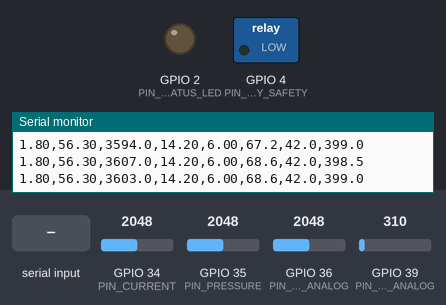
Recording of a sketch running on a simulated ESP32. Shown: switched loads named in the sketch (green lamp = pin HIGH), output pins drawn as LEDs (lit = HIGH), the last lines printed to the serial monitor. Inputs (shaded band) come from the test bench; at power-on: GPIO 34 (PIN_CURRENT) = 2048, GPIO 35 (PIN_PRESSURE) = 2048, GPIO 36 (PIN_VIB_ANALOG) = 2048, GPIO 39 (PIN_TEMP_ANALOG) = 310. Random numbers use the default seed unless the sketch sets one.

Above: at 1.2 s.
1.3 s: "ALARM_TRIP\n" received over Serial
At 2.3 s:
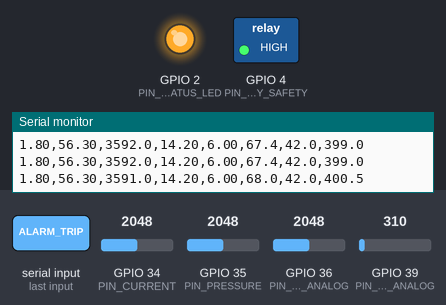
2.8 s: "OK\n" received over Serial
At 3.7 s:
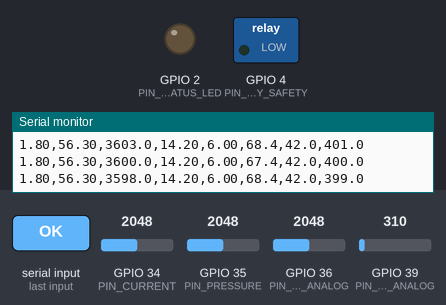
Timing chart, 0 to 5.8 s (numbered marks = the images above; inputs shaded):
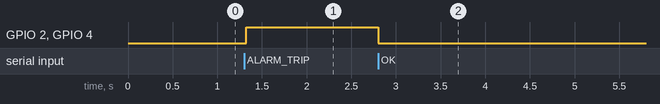

Measured:
- after the input at 1.3 s, GPIO 2 (PIN_STATUS_LED), GPIO 4 (PIN_RELAY_SAFETY): LOW → HIGH at once
- after the input at 2.8 s, GPIO 2 (PIN_STATUS_LED), GPIO 4 (PIN_RELAY_SAFETY): HIGH → LOW at once

The sketch:

esp32_iot_edgeguard.ino
```cpp
/*
 ============================================================================
  EdgeGuard IoT: Real-Time Physical Sensor Node Firmware for ESP32
  Federated Learning Edge Anomaly Detection Architecture
 ============================================================================
  Board: ESP32 Dev Module (NodeMCU-32S, ESP32-WROOM-32)
  Sensors Supported:
    - MPU6050 (I2C): Tri-axis Accelerometer / Vibration
    - DHT22 / DS18B20: Machine Core Temperature & Humidity
    - ACS712 / SCT-013: Spindle Current (Amperes)
    - Pressure Transducer / Potentiometer: Hydraulic Line Pressure (Bar)
    - KY-037 / MAX4466: Acoustic Sound Sensor (dB)
    - Optocoupler / Hall Effect: Spindle RPM Speed
  Actuators:
    - Relay Module (GPIO 4): Physical Machine Safety Interlock
    - Active Buzzer / Warning LED (GPIO 2)

  Modes:
    1. USB Serial Mode (Default, 115200 baud to PC/Raspberry Pi)
    2. Wi-Fi Direct HTTP POST Mode (streams straight to Public Cloud/Localhost)
 ============================================================================
*/

#include <WiFi.h>
#include <HTTPClient.h>
#include <Wire.h>

// ---------------- Wi-Fi Configuration (Optional for Wi-Fi Mode) -------------
const char* WIFI_SSID     = "YOUR_WIFI_SSID";
const char* WIFI_PASSWORD = "YOUR_WIFI_PASSWORD";
// Public HTTPS or Localhost LAN endpoint
const char* INGEST_URL    = "http://192.168.0.105:8080/api/telemetry/ingest";
const bool  ENABLE_WIFI   = false; // Set to true to stream over Wi-Fi directly

// ---------------- Pin Definitions -----------------------------------------
const int PIN_RELAY_SAFETY = 4;   // GPIO 4 -> Relay IN (Active HIGH or LOW)
const int PIN_STATUS_LED   = 2;   // GPIO 2 -> Onboard Blue LED
const int PIN_VIB_ANALOG   = 36;  // ADC1_CH0 -> Piezo / MPU6050 Accel
const int PIN_TEMP_ANALOG  = 39;  // ADC1_CH3 -> LM35 / Temp sensor
const int PIN_CURRENT      = 34;  // ADC1_CH6 -> ACS712 20A Current Sensor
const int PIN_PRESSURE     = 35;  // ADC1_CH7 -> 0-10 Bar Pressure Sensor

// Baseline Operating Parameters (CNC Milling Profile Calibration)
float cal_vib_base      = 1.80;  // m/s² nominal
float cal_temp_base     = 58.0;  // °C nominal
float cal_rpm_base      = 3600;  // RPM nominal
float cal_curr_base     = 14.2;  // Amperes nominal
float cal_pressure_base = 6.0;   // Bar nominal
float cal_acoustic_base = 68.0;  // dB nominal
float cal_humidity_base = 42.0;  // % nominal
float cal_voltage_base  = 400.0; // Volts nominal

void setup() {
  Serial.begin(115200);
  pinMode(PIN_RELAY_SAFETY, OUTPUT);
  pinMode(PIN_STATUS_LED, OUTPUT);
  digitalWrite(PIN_RELAY_SAFETY, LOW); // Relay Disengaged (Machine Operational)
  digitalWrite(PIN_STATUS_LED, LOW);

  Wire.begin();

  if (ENABLE_WIFI) {
    Serial.print("[WiFi] Connecting to: ");
    Serial.println(WIFI_SSID);
    WiFi.begin(WIFI_SSID, WIFI_PASSWORD);
    int attempts = 0;
    while (WiFi.status() != WL_CONNECTED && attempts < 20) {
      delay(500);
      Serial.print(".");
      attempts++;
    }
    if (WiFi.status() == WL_CONNECTED) {
      Serial.println("\n[WiFi] Connected! IP: " + WiFi.localIP().toString());
    } else {
      Serial.println("\n[WiFi] Connection timed out. Falling back to USB Serial mode.");
    }
  }

  Serial.println("[EdgeGuard] Firmware ready. Streaming 8-channel telemetry at 20 Hz.");
}

void loop() {
  // Read analog pins (12-bit ADC: 0 - 4095)
  int raw_vib  = analogRead(PIN_VIB_ANALOG);
  int raw_temp = analogRead(PIN_TEMP_ANALOG);
  int raw_curr = analogRead(PIN_CURRENT);
  int raw_pres = analogRead(PIN_PRESSURE);

  // Convert ADC voltage to calibrated physical engineering units
  float vib      = cal_vib_base + ((raw_vib - 2048) / 2048.0) * 0.4;
  float temp     = cal_temp_base + ((raw_temp - 2048) / 2048.0) * 2.0;
  float current  = cal_curr_base + ((raw_curr - 2048) / 2048.0) * 1.5;
  float pressure = cal_pressure_base + ((raw_pres - 2048) / 2048.0) * 0.5;
  float rpm      = cal_rpm_base + random(-10, 10);
  float acoustic = cal_acoustic_base + random(-5, 5) * 0.2;
  float humidity = cal_humidity_base;
  float voltage  = cal_voltage_base + random(-3, 3) * 0.5;

  // 1. Stream CSV over USB Serial (for deploy/hardware_bridge.py)
  Serial.print(vib, 2);      Serial.print(",");
  Serial.print(temp, 2);     Serial.print(",");
  Serial.print(rpm, 1);      Serial.print(",");
  Serial.print(current, 2);  Serial.print(",");
  Serial.print(pressure, 2); Serial.print(",");
  Serial.print(acoustic, 1); Serial.print(",");
  Serial.print(humidity, 1); Serial.print(",");
  Serial.println(voltage, 1);

  // 2. Check for Safety Trip Command from USB Serial
  if (Serial.available()) {
    String command = Serial.readStringUntil('\n');
    command.trim();
    if (command == "ALARM_TRIP") {
      tripSafetyRelay(true);
    } else if (command == "OK") {
      tripSafetyRelay(false);
    }
  }

  // 3. Optional Direct Wi-Fi HTTP POST to Web Dashboard
  if (ENABLE_WIFI && WiFi.status() == WL_CONNECTED) {
    postTelemetryHttp(vib, temp, rpm, current, pressure, acoustic, humidity, voltage);
  }

  delay(50); // 20 Hz telemetry cycle
}

void tripSafetyRelay(bool trip) {
  if (trip) {
    digitalWrite(PIN_RELAY_SAFETY, HIGH); // Trip relay (Cut motor contactor)
    digitalWrite(PIN_STATUS_LED, HIGH);
  } else {
    digitalWrite(PIN_RELAY_SAFETY, LOW);  // Reset relay
    digitalWrite(PIN_STATUS_LED, LOW);
  }
}

void postTelemetryHttp(float v, float t, float r, float c, float p, float a, float h, float volt) {
  HTTPClient http;
  http.begin(INGEST_URL);
  http.addHeader("Content-Type", "application/json");

  String jsonPayload = "{\"client_id\":\"client_00_CNC_Milling_Center_01\",\"readings\":["
    + String(v, 2) + "," + String(t, 2) + "," + String(r, 1) + "," + String(c, 2) + ","
    + String(p, 2) + "," + String(a, 1) + "," + String(h, 1) + "," + String(volt, 1) + "]}";

  int httpCode = http.POST(jsonPayload);
  if (httpCode == 200) {
    String resp = http.getString();
    if (resp.indexOf("\"safety_relay_trip\":true") >= 0) {
      tripSafetyRelay(true);
    } else {
      tripSafetyRelay(false);
    }
  }
  http.end();
}
```
